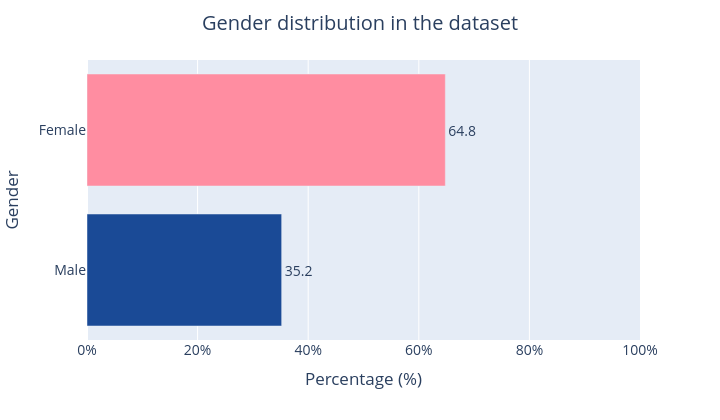

This figure's notebook cell:
### Code cell
data_viz_pd = data_viz.toPandas()
percent_count = (data_viz_pd['Gender'].value_counts(normalize=True) * 100).round(1)

df_plot = percent_count.reset_index()
df_plot.columns = ['Gender', 'Percentage (%)']

fig = px.bar(
    df_plot,
    x='Percentage (%)',
    y='Gender',
    orientation='h',
    text='Percentage (%)',
    color='Gender',
    color_discrete_map={
        'Male': '#1A4A96',    # blue
        'Female': '#FF8DA1'  # pink
    }
)

fig.update_traces(
    textposition='outside'
)

fig.update_layout(
    title={
        'text': 'Gender distribution in the dataset',
        'x': 0.5
    },
    xaxis=dict(
        title='Percentage (%)',
        range=[0, 100],
        ticksuffix='%'
    ),
    yaxis_title='Gender',
    height=420,
    width=720,
    showlegend=False,
    font=dict(size=14)
)

save_fig(fig, '08_gender_distribution')
print(data_viz_pd['Gender'].value_counts().to_string())

### Figure 1 — Plotly figure (JSON) as saved in the notebook; plotly's stock layout.template omitted (floating-point values rounded to 4 significant figures)
{"data": [{"hovertemplate": "Gender=%{y}<br>Percentage (%)=%{text}<extra></extra>", "legendgroup": "Female", "marker": {"color": "#FF8DA1", "pattern": {"shape": ""}}, "name": "Female", "orientation": "h", "showlegend": true, "text": [64.8], "textposition": "outside", "type": "bar", "x": [64.8], "xaxis": "x", "y": ["Female"], "yaxis": "y"}, {"hovertemplate": "Gender=%{y}<br>Percentage (%)=%{text}<extra></extra>", "legendgroup": "Male", "marker": {"color": "#1A4A96", "pattern": {"shape": ""}}, "name": "Male", "orientation": "h", "showlegend": true, "text": [35.2], "textposition": "outside", "type": "bar", "x": [35.2], "xaxis": "x", "y": ["Male"], "yaxis": "y"}], "layout": {"barmode": "relative", "font": {"size": 14}, "height": 420, "legend": {"title": {"text": "Gender"}, "tracegroupgap": 0}, "margin": {"t": 60}, "showlegend": false, "title": {"text": "Gender distribution in the dataset", "x": 0.5}, "width": 720, "xaxis": {"anchor": "y", "domain": [0.0, 1.0], "range": [0, 100], "ticksuffix": "%", "title": {"text": "Percentage (%)"}}, "yaxis": {"anchor": "x", "categoryarray": ["Male", "Female"], "categoryorder": "array", "domain": [0.0, 1.0], "title": {"text": "Gender"}}}}
